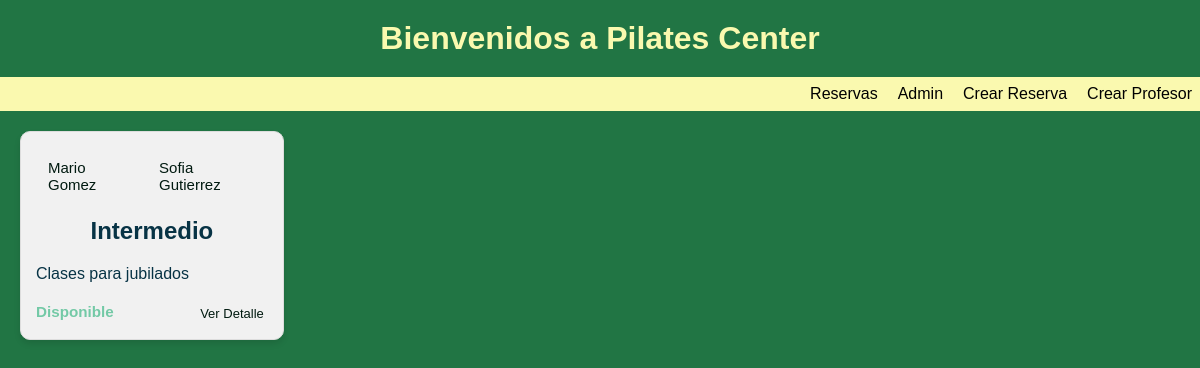
The app's page /reserves/filter/profesor/Mario Gomez/ with its own data.
### reserves/models.py (models this page shows, shortened)
class Clase(models.Model):
    profesor = models.ForeignKey(Profesor, on_delete=models.CASCADE,related_name='clases')
    suplente = models.ForeignKey(Suplente, on_delete=models.CASCADE,related_name='clases')
    nivel = models.CharField(max_length=50)
    descripcion = models.CharField(max_length=200)
    fecha_inicio = models.DateField(default=datetime.now)
    fecha_fin = models.DateField(default=datetime.now)
    estado = models.ForeignKey(Estado, on_delete=models.CASCADE,related_name='clases')

class Profesor(models.Model):
    nombre = models.CharField(max_length=20)
    def __str__(self):
        return f"{self.nombre}"

class Suplente(models.Model):
    nombre = models.CharField(max_length=20)
    def __str__(self):
        return f"{self.nombre}"

class Estado(models.Model):
    estado = models.CharField(max_length=11)
    def __str__(self):
        return f"{self.estado}"

### reserves/views.py (the view)
# urls.py: path('filter/profesor/<str:profesor_name>/', filter_by_profesor, name='filter_by_profesor'),
def filter_by_profesor(request, profesor_name):
    clases = Clase.objects.filter(profesor__nombre=profesor_name)
    contexto_dict = {'clases': clases}
    return render(request, "reserves/filtered_list.html", contexto_dict)

### reserves/templates/reserves/filtered_list.html
{% extends 'reserves/home.html' %} {% load static %} {% block content %}
<link rel="stylesheet" href="{% static 'reserves/styleshome.css' %}" />
<div class="clase-container">
  {% for clase in clases %}
  <div class="clase">
    <div class="clase-header">
      <span class="tag">{{ clase.profesor }}</span>
      <span class="tag">{{ clase.suplente }}</span>
    </div>
    <h2>{{ clase.nivel }}</h2>
    <p>{{ clase.descripcion }}</p>
    <div class="clase-footer">
      <h3 data-estado="{{ clase.estado }}">{{ clase.estado }}</h3>
      <a href="{% url 'detail_view' clase.id %}" class="btn-detail"
        >Ver Detalle</a
      >
    </div>
  </div>
  {% empty %}
  <p>No hay reservas disponibles.</p>
  {% endfor %}
</div>
{% endblock %}

### reserves/static/reserves/styleshome.css (style rules this page uses)
* { margin: 0; padding: 0; box-sizing: border-box; }
body { font-family: sans-serif; background-color: #217544; }
.clase-container { display: grid; grid-template-columns: repeat(auto-fill, minmax(200px, 1fr)); gap: 35px; padding: 20px; }
.clase { border: 1px solid #ddd; border-radius: 10px; background-color: #f1f1f1; padding: 15px; box-shadow: 0 4px 6px rgba(0, 0, 0, 0.1); transition: transform 0.3s ease-in-out; }
@media (min-width: 768px) { .clase-container { grid-template-columns: repeat(4, 1fr); } }
.clase-header { display: flex; justify-content: space-between; margin-bottom: 12px; }
.tag { font-size: 15px; color: #011a10; padding: 12px 12px; border-radius: 5px; background-color: transparent; text-decoration: none; }
.clase h2 { margin-bottom: 20px; text-align: center; color: #073345; }
.clase p { margin-bottom: 20px; color: #073345; }
.clase-footer { display: flex; justify-content: space-between; font-size: 13px; }
.clase h3 { color: #73c9a6; }
.btn-detail { color: #011a10; padding: 3px 4px; border-radius: 5px; text-decoration: none; }

### records on screen
Clase: profesor "Mario Gomez", suplente "Sofia Gutierrez", nivel "Intermedio", descripcion "Clases para jubilados", estado "Disponible"
